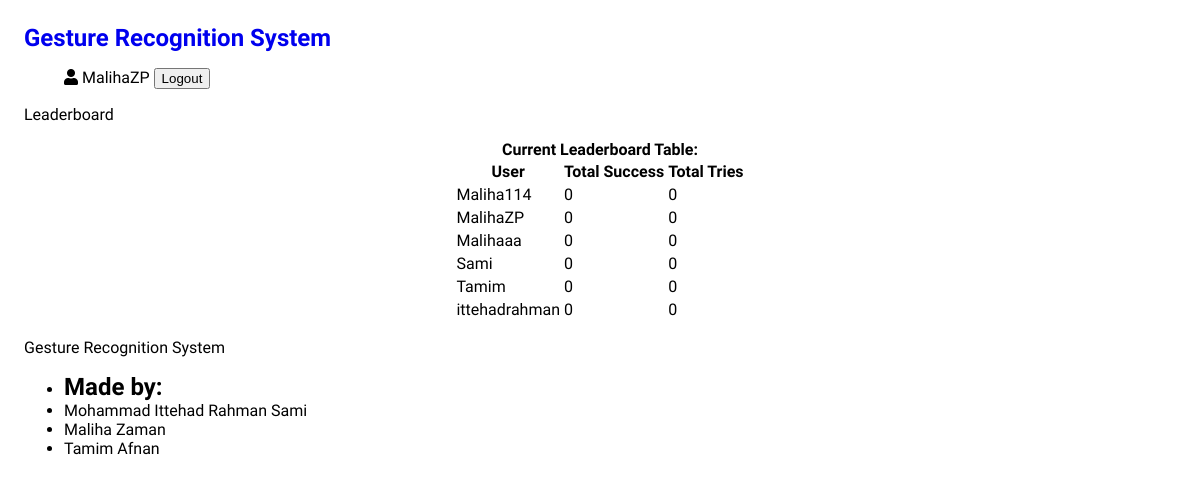
The app's page /leaderboard/ (signed in) with its own data.
### projects/models.py (models this page shows, shortened)
class User(models.Model):
    username = models.CharField(max_length=100, unique=True)
    email = models.EmailField(unique=True)
    password = models.CharField(max_length=128)
    is_verified = models.BooleanField(default=False)
    verification_token = models.CharField(max_length=255, blank=True, null=True)
    password_reset_token = models.CharField(max_length=255, blank=True, null=True)

### projects/views.py (the view)
# urls.py: path('leaderboard/', views.leaderboard, name='leaderboard'),
def leaderboard(request):
    user = None
    user_id = request.session.get('user_id')
    if not user_id:
        return redirect('login')
    try:
        user = User.objects.get(id=user_id)
    except User.DoesNotExist:
        return redirect('login')
    user_counts = (
        User.objects
        .annotate(true_match_count=Count('test', filter=Q(test__match=True)))
        .annotate(total_tests_count=Count('test'))
        .order_by('-true_match_count')
    )
    return render(request, 'leaderboard.html', {'user': user, 'user_counts': user_counts})

### projects/templates/leaderboard.html (shortened to what this page needs)
<!DOCTYPE html>
<html>
<head>
    <link rel="stylesheet" type="text/css" href="../../static/css/leaderboard.css">
    <link rel='stylesheet' href='https://use.fontawesome.com/releases/v5.2.0/css/all.css'>
    <link rel='stylesheet' href='https://use.fontawesome.com/releases/v5.2.0/css/fontawesome.css'>
</head>
<header>
    <div class="title">
            <a href="{% url 'home' %}" style="text-decoration: none;">
                <h2>Gesture Recognition System</h2>
            </a>
            <ul class="navbar-nav ml-auto">
              {% if user %}
                <div class="header">
                      <i class="login__icon fas fa-user"></i> {{ user.username }}
                    <form action="{% url 'logout' %}" method="post" style="display: inline;">
                        <button type="submit" class="logout-btn">Logout</button>
                    </form>
                </div>
              {% endif %}
            </ul>
    </div>
  </header>
<body>
    <div class="container1">
      <div class="screen">
        <div class="screen__content">
          <div class="login__field">
            <p class="text">Leaderboard</p>
          </div>
          <div class="row2">
            <center>
            <div class="card2">
                <h4>Current Leaderboard Table:</h4>
                <table class="user-table">
                  <tr>
                    <th>User</th>
                  <th>Total Success</th>
                  <th>Total Tries</th>
                </tr>
                {% for user_count in user_counts %}
                <tr>
                  <td>{{ user_count.username }}</td>
                  <td>{{ user_count.true_match_count }}</td>
                  <td>{{ user_count.total_tests_count }}</td>
                </tr>
                {% endfor %}
              </table>
            </div>
          </center>
          </div>
        </div>
      </div>
  </div>
        <footer class="footer">
            <div class="containers">
              <div class="row">
                <div class="name">
                  <p>Gesture Recognition System</p>
                </div>
                <div class="col-md">
                  <div class="ftco-footer-widget mb-4">
                    <ul class="list-unstyled">
                      <li><h2 class="made-by">Made by:</h2></li>
                      <li>Mohammad Ittehad Rahman Sami</li>
                      <li>Maliha Zaman</li>
                      <li>Tamim Afnan</li>
                    </ul>
                  </div>
                </div>
              </div>
            </div>
          </footer>
    </body>
</html>

### projects/static/css/leaderboard.css (style rules this page uses)
*, *:before, *:after { box-sizing: border-box; }
body { padding: 24px; font-family: 'Source Sans Pro', sans-serif; margin: 0; }
h1, h2, h3, h4, h5, h6 { margin: 0; }

### records on screen
User: username "MalihaZP", true_match_count "0", total_tests_count "0"
User: username "Maliha114", true_match_count "0", total_tests_count "0"
User: username "Malihaaa", true_match_count "0", total_tests_count "0"
User: username "Sami", true_match_count "0", total_tests_count "0"
User: username "Tamim", true_match_count "0", total_tests_count "0"
User: username "ittehadrahman", true_match_count "0", total_tests_count "0"
